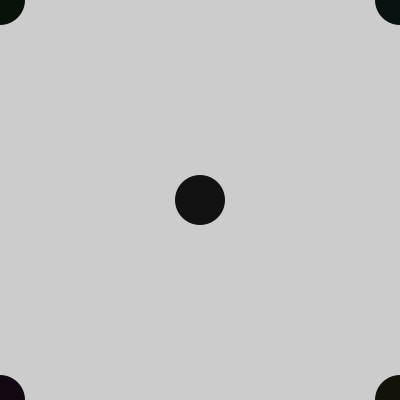
Frame 1 (no input)
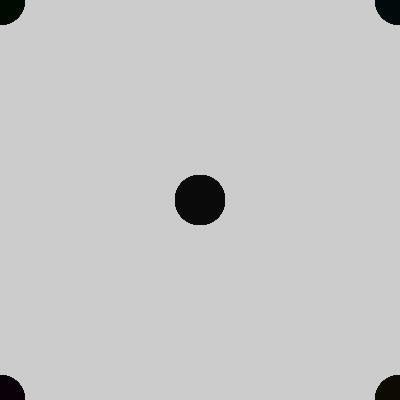
Frame 60 (the mouse pressed at the canvas centre just before this capture)
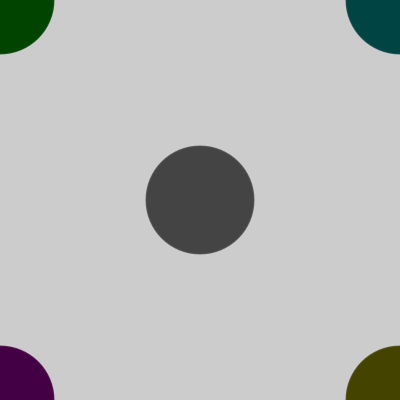
Frame 120 (the mouse held since frame 60 and released just before this capture)

The Processing sketch that drew these frames (run headless with seeded random() and noise(); from frame 60 on, the mouse is pressed at the canvas centre):

// Processing sketch: processing_75039
// ── processing_75039.pde

int col=10;
int al=245;
int d=50;
void setup(){
  size(400,400);
}
void draw(){
  stroke(0,-al);
  fill(0,col,0,al);
  ellipse(0,0,d,d);
  fill(col,0,col,al);
  ellipse(0,height,d,d);
  fill(0,col,col,al);
  ellipse(width,0,d,d);
  fill(col,col,0,al);
  ellipse(width,height,d,d);
  fill(col,col,col,al);
  ellipse(width/2,height/2,d,d);
  
  if(mousePressed){
    col=col+1;
    al=al-1;
    d=d+1;
  }
  
  
}
